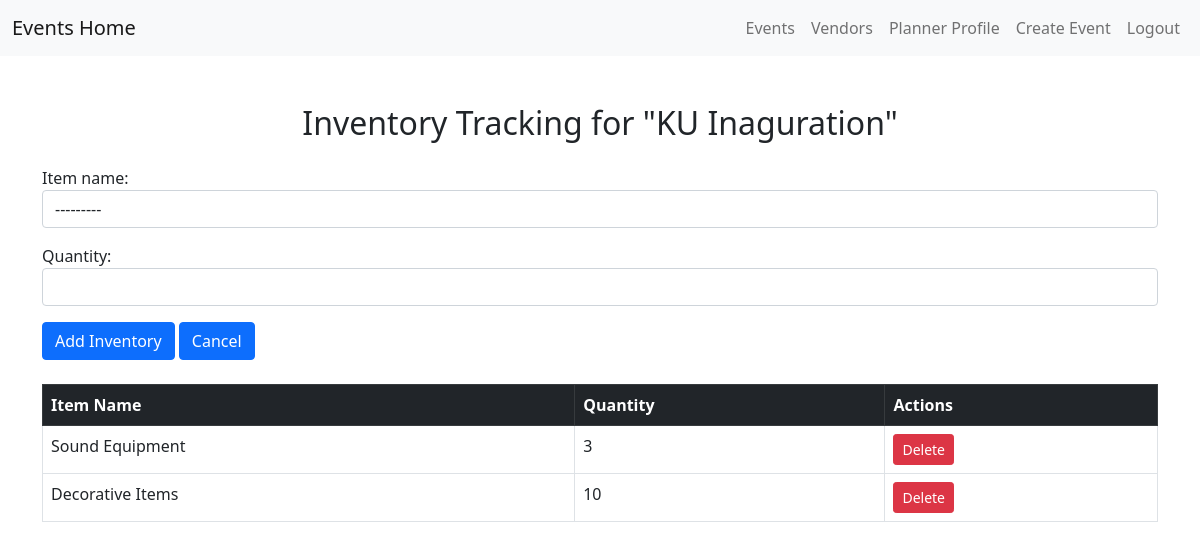
The app's page /inventory/1/ (signed in) with its own data.
### base/models.py (models this page shows, shortened)
class Event(models.Model):
    name = models.CharField(max_length=100)
    description = models.TextField()
    date = models.DateField()
    time = models.TimeField()
    location = models.CharField(max_length=100)
    max_attendees = models.IntegerField()
    registrations = models.IntegerField(default=0)
    categories = models.ManyToManyField('EventCategory')
    created_by = models.ForeignKey(User, on_delete=models.SET_NULL, null=True)
    vip_cost = models.IntegerField(default=2000, null=True)
    standard_cost = models.IntegerField(default=500, null=True)

class Inventory(models.Model):
    item_name = models.ForeignKey('InventoryCategory', on_delete=models.CASCADE)
    quantity = models.IntegerField()
    event = models.ForeignKey(Event, on_delete=models.CASCADE)

class InventoryCategory(models.Model):
    name = models.CharField(max_length=100)
    def __str__(self):
        return self.name

### base/views.py (the view)
# urls.py: path('inventory/<int:event_id>/', views.inventory_tracking, name='inventory'),
@login_required(login_url='login')
@user_passes_test(lambda u: is_Admin(u) or is_EventPlanner(u))
def inventory_tracking(request, event_id):
    event = Event.objects.get(id=event_id)
    inventory = Inventory.objects.filter(event=event)
    if request.method == 'POST':
        form = InventoryForm(request.POST)
        if form.is_valid():
            item = form.save(commit=False)
            item.event = event
            item.save()
            return redirect('inventory', event_id=event_id)
    else:
        form = InventoryForm()
    return render(request, 'inventoryTracking.html', {'event': event, 'inventory': inventory, 'form': form})

### base/forms.py
class InventoryForm(forms.ModelForm):
    class Meta:
        model = Inventory
        fields = ['item_name', 'quantity']
        widgets = {
            'item_name': forms.Select(attrs={'class': 'form-control'}),
            'quantity': forms.NumberInput(attrs={'class': 'form-control'}),
        }

### base/templatetags/events.py (called while the page is built)
@register.filter(name='is_EventPlanner')
def is_EventPlanner(user):
    return user.groups.filter(name='Event Planner').exists()

@register.filter(name='is_Admin')
def is_Admin(user):
    return user.groups.filter(name='Admin').exists()

@register.filter(name='is_Vendor')
def is_Vendor(user):
    return user.groups.filter(name='Vendor').exists()

### base/views.py (called while the page is built)
def is_Admin(user):
    return user.groups.filter(name='Admin').exists()

def is_EventPlanner(user):
    return user.groups.filter(name='Event Planner').exists()

### templates/inventoryTracking.html (shortened to what this page needs)
{% load events %}
<!DOCTYPE html>
<html lang="en">
<head>
    <link href="https://cdn.jsdelivr.net/npm/bootstrap@5.0.2/dist/css/bootstrap.min.css" rel="stylesheet">
</head>
<body>
    {% include 'navbar.html' %}
    <div class="container mt-5">
        <h2 class="text-center mb-4">Inventory Tracking for "{{ event.name }}"</h2>
        <form method="post" class="mb-4">
            {{ form.as_p }}
            <button type="submit" class="btn btn-primary">Add Inventory</button>
            <a href="{% url 'event-details' event.id %}" class="btn btn-primary">Cancel</a>
        </form>
        {% if inventory %}
        <table class="table table-bordered table-hover">
            <thead class="table-dark">
                <tr>
                    <th>Item Name</th>
                    <th>Quantity</th>
                    <th>Actions</th>
                </tr>
            </thead>
            <tbody>
                {% for item in inventory %}
                <tr>
                    <td>{{ item.item_name }}</td>
                    <td>{{ item.quantity }}</td>
                    <td>
                        <a href="{% url 'inventory-delete' inventory_id=item.id %}" class="btn btn-sm btn-danger">Delete</a>
                </tr>
                {% endfor %}
            </tbody>
        </table>
        {% else %}
        <div class="alert alert-info" role="alert">
            No inventory added yet. Use the form above to add a inventory item.
        </div>
        {% endif %}
    </div>
</body>
</html>

### templates/navbar.html (shortened to what this page needs)
{% load events %}
<!DOCTYPE html>
<html lang="en">
  <head>
    <link
      href="https://cdn.jsdelivr.net/npm/bootstrap@5.0.2/dist/css/bootstrap.min.css"
      rel="stylesheet"
    />
  </head>
<nav class="navbar navbar-expand-lg navbar-light bg-light">
    <div class="container-fluid">
      <a class="navbar-brand" href="/">Events Home</a>
      <div class="collapse navbar-collapse" id="navbarNav">
        <ul class="navbar-nav ms-auto">
          <li class="nav-item">
            <a class="nav-link" href="/event-list/">Events</a>
          </li>
          <li class="nav-item">
            <a class="nav-link" href="/vendor-list/">Vendors</a>
          </li>
          {% if user.is_authenticated %}
            <li class="nav-item"><a class="nav-link" href="/user-profile/">{{user.first_name}} Profile</a></li>
              {% if user|is_EventPlanner or user|is_Admin %}
              <li class="nav-item"><a class="nav-link" href="/event-create/">Create Event</a></li>
              {% endif %}
          <li class="nav-item">
            <a class="nav-link" href="/logout/">Logout</a>
          </li>
          {% endif %}
        </ul>
      </div>
    </div>
  </nav>
</body>
</html>

### records on screen
Event: name "KU Inaguration"
Inventory: item_name "Sound Equipment", quantity "3"
Inventory: item_name "Decorative Items", quantity "10"

### other values on screen
{{ user.first_name }} "Planner"
